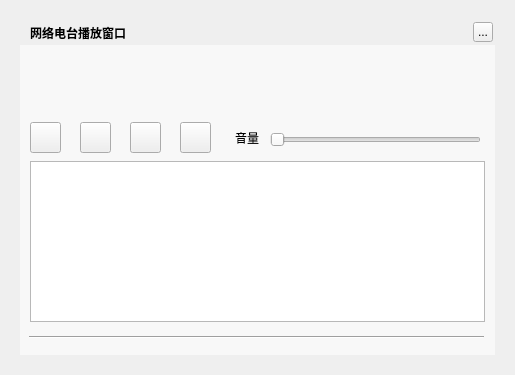
<?xml version="1.0" encoding="UTF-8"?>
<ui version="4.0">
 <class>MusicWebRadioWidget</class>
 <widget class="QWidget" name="MusicWebRadioWidget">
  <property name="geometry">
   <rect>
    <x>0</x>
    <y>0</y>
    <width>515</width>
    <height>375</height>
   </rect>
  </property>
  <property name="windowTitle">
   <string>MusicWebRadioWidget</string>
  </property>
  <widget class="QLabel" name="background">
   <property name="geometry">
    <rect>
     <x>20</x>
     <y>20</y>
     <width>475</width>
     <height>335</height>
    </rect>
   </property>
   <property name="text">
    <string/>
   </property>
  </widget>
  <widget class="QLabel" name="topTitleName">
   <property name="geometry">
    <rect>
     <x>30</x>
     <y>20</y>
     <width>111</width>
     <height>25</height>
    </rect>
   </property>
   <property name="styleSheet">
    <string notr="true">color:&quot;#FFFFFF&quot;;font-weight:bold</string>
   </property>
   <property name="text">
    <string>网络电台播放窗口</string>
   </property>
  </widget>
  <widget class="QToolButton" name="topTitleCloseButton">
   <property name="geometry">
    <rect>
     <x>473</x>
     <y>22</y>
     <width>20</width>
     <height>20</height>
    </rect>
   </property>
   <property name="text">
    <string>...</string>
   </property>
  </widget>
  <widget class="Line" name="line_2">
   <property name="geometry">
    <rect>
     <x>29</x>
     <y>335</y>
     <width>455</width>
     <height>5</height>
    </rect>
   </property>
   <property name="orientation">
    <enum>Qt::Horizontal</enum>
   </property>
  </widget>
  <widget class="QListWidget" name="listWidget">
   <property name="geometry">
    <rect>
     <x>30</x>
     <y>161</y>
     <width>455</width>
     <height>161</height>
    </rect>
   </property>
  </widget>
  <widget class="QLabel" name="movieLabel">
   <property name="geometry">
    <rect>
     <x>30</x>
     <y>55</y>
     <width>455</width>
     <height>60</height>
    </rect>
   </property>
   <property name="styleSheet">
    <string notr="true"/>
   </property>
   <property name="text">
    <string/>
   </property>
  </widget>
  <widget class="QPushButton" name="playButton">
   <property name="geometry">
    <rect>
     <x>30</x>
     <y>122</y>
     <width>31</width>
     <height>31</height>
    </rect>
   </property>
   <property name="text">
    <string/>
   </property>
  </widget>
  <widget class="QSlider" name="volumeSlider">
   <property name="geometry">
    <rect>
     <x>270</x>
     <y>130</y>
     <width>211</width>
     <height>20</height>
    </rect>
   </property>
   <property name="orientation">
    <enum>Qt::Horizontal</enum>
   </property>
  </widget>
  <widget class="QPushButton" name="stopButton">
   <property name="geometry">
    <rect>
     <x>80</x>
     <y>122</y>
     <width>31</width>
     <height>31</height>
    </rect>
   </property>
   <property name="text">
    <string/>
   </property>
  </widget>
  <widget class="QPushButton" name="colletButton">
   <property name="geometry">
    <rect>
     <x>130</x>
     <y>122</y>
     <width>31</width>
     <height>31</height>
    </rect>
   </property>
   <property name="text">
    <string/>
   </property>
  </widget>
  <widget class="QPushButton" name="discolletButton">
   <property name="geometry">
    <rect>
     <x>180</x>
     <y>122</y>
     <width>31</width>
     <height>31</height>
    </rect>
   </property>
   <property name="text">
    <string/>
   </property>
  </widget>
  <widget class="QLabel" name="label_2">
   <property name="geometry">
    <rect>
     <x>235</x>
     <y>130</y>
     <width>31</width>
     <height>16</height>
    </rect>
   </property>
   <property name="text">
    <string>音量</string>
   </property>
  </widget>
  <widget class="QLabel" name="stateLabel">
   <property name="geometry">
    <rect>
     <x>35</x>
     <y>60</y>
     <width>141</width>
     <height>16</height>
    </rect>
   </property>
   <property name="text">
    <string/>
   </property>
  </widget>
  <widget class="QWidget" name="backgroundMask" native="true">
   <property name="geometry">
    <rect>
     <x>20</x>
     <y>45</y>
     <width>475</width>
     <height>310</height>
    </rect>
   </property>
   <property name="styleSheet">
    <string notr="true">background:rgba(255,255,255,150)</string>
   </property>
  </widget>
  <zorder>background</zorder>
  <zorder>backgroundMask</zorder>
  <zorder>topTitleName</zorder>
  <zorder>topTitleCloseButton</zorder>
  <zorder>line_2</zorder>
  <zorder>listWidget</zorder>
  <zorder>movieLabel</zorder>
  <zorder>playButton</zorder>
  <zorder>volumeSlider</zorder>
  <zorder>stopButton</zorder>
  <zorder>colletButton</zorder>
  <zorder>discolletButton</zorder>
  <zorder>label_2</zorder>
  <zorder>stateLabel</zorder>
 </widget>
 <resources/>
 <connections/>
</ui>
